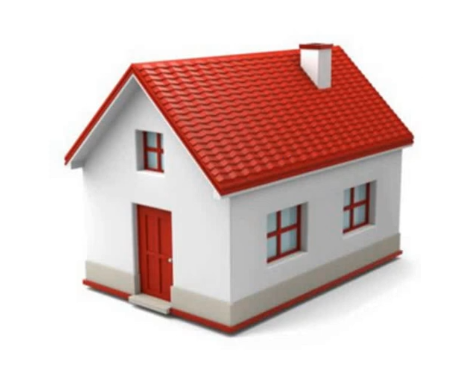
#> input picture Feature Matching algorthim/img1.png, 472 x 366 px
$ python 'Brute-Force Matching with SIFT Descriptors and Ratio Test.py'
#> lines starting #> are read from the running program, lines starting #| are printed output that depends on the picture
import numpy as np
import cv2 as cv
import matplotlib.pyplot as plt
img1 = cv.imread('img1.png',cv.IMREAD_GRAYSCALE)          # queryImage
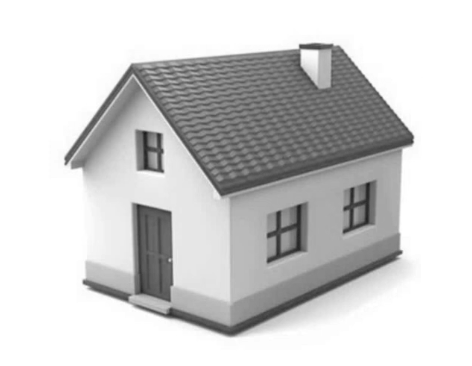
#> img1: shape (366, 472); min 28, max 255, mean 207.4
img2 = cv.imread('img.png',cv.IMREAD_GRAYSCALE) # trainImage
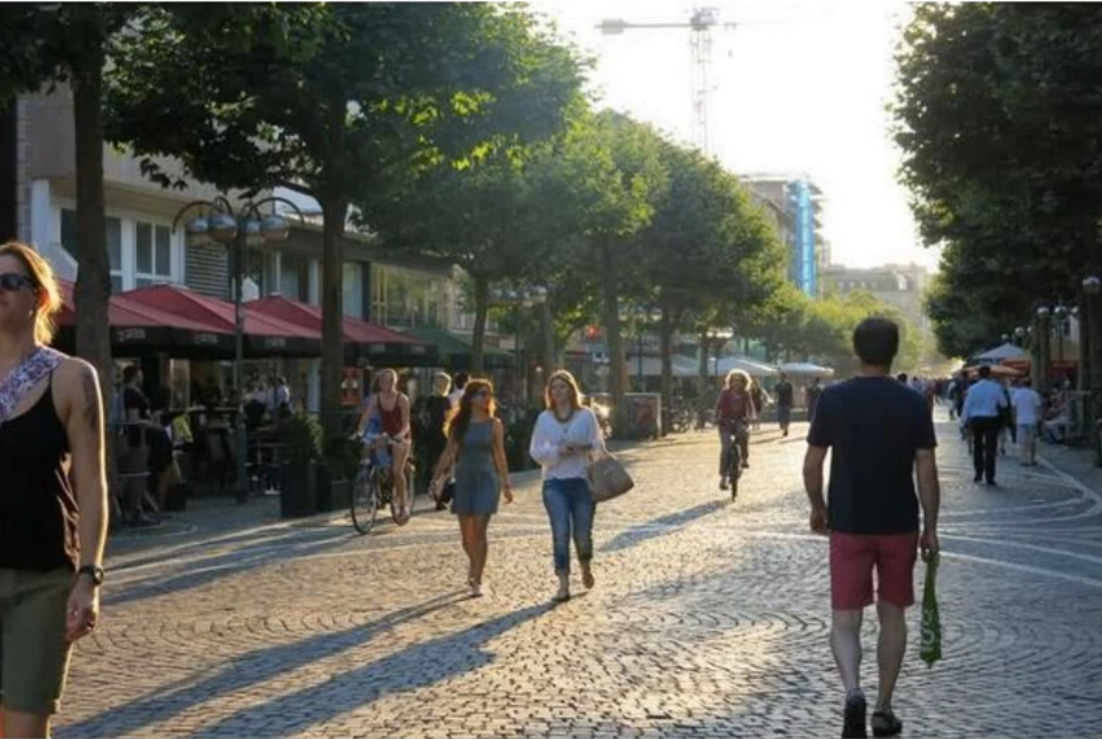
#> input picture Feature Matching algorthim/img.png, 1102 x 739 px
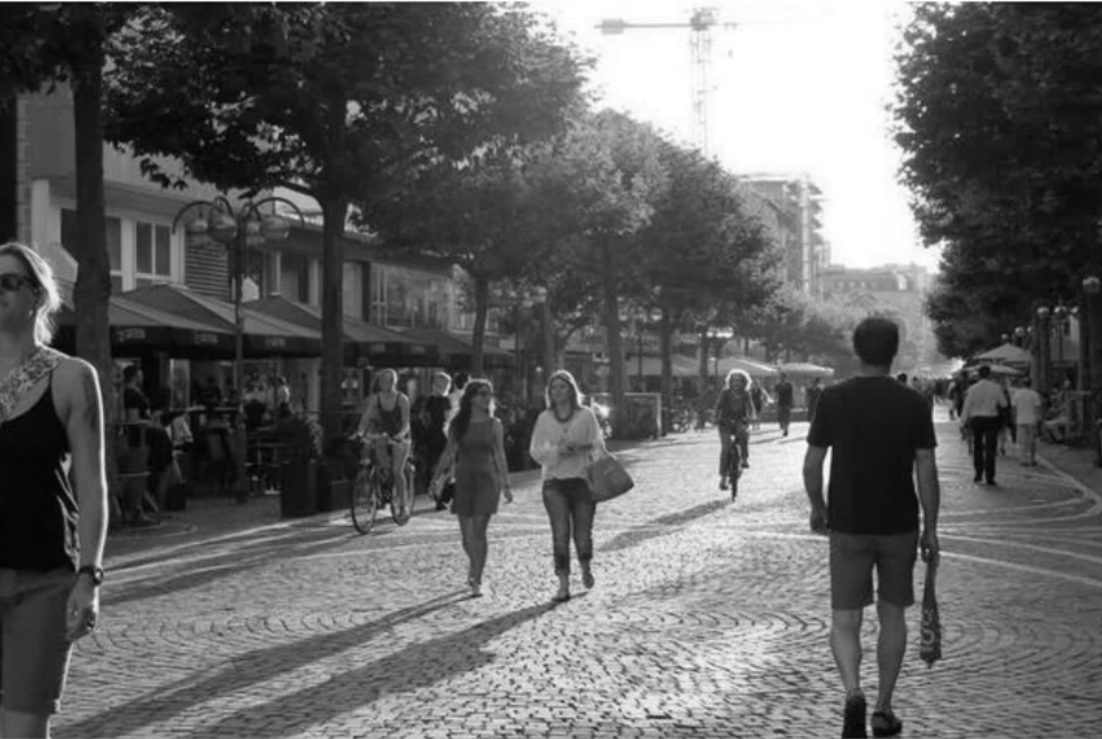
#> img2: shape (739, 1102); min 1, max 255, mean 99.7
# Initiate SIFT detector
sift = cv.SIFT_create()
# find the keypoints and descriptors with SIFT
kp1, des1 = sift.detectAndCompute(img1,None)
#> kp1 = 642 keypoints; strongest (x, y, size): (302, 46, 4), (172, 314, 8.1), (408, 139, 9.2), (149, 152, 20.6)
kp2, des2 = sift.detectAndCompute(img2,None)
#> kp2 = 6910 keypoints; strongest (x, y, size): (958, 364, 8.4), (940, 415, 13.9), (782, 458, 42.7), (732, 464, 20.1)
# BFMatcher with default params
bf = cv.BFMatcher()
matches = bf.knnMatch(des1,des2,k=2)
#> matches = 642 matches
print(len(matches))
#| 642
# Apply ratio test
good = []
for m,n in matches:
    if m.distance < 0.75*n.distance:
        good.append([m])
#> after the loop, good = 11 matches
# cv.drawMatchesKnn expects list of lists as matches.
print(len(good))
#| 11
img3 = cv.drawMatchesKnn(img1,kp1,img2,kp2,good,None,flags=cv.DrawMatchesFlags_NOT_DRAW_SINGLE_POINTS)
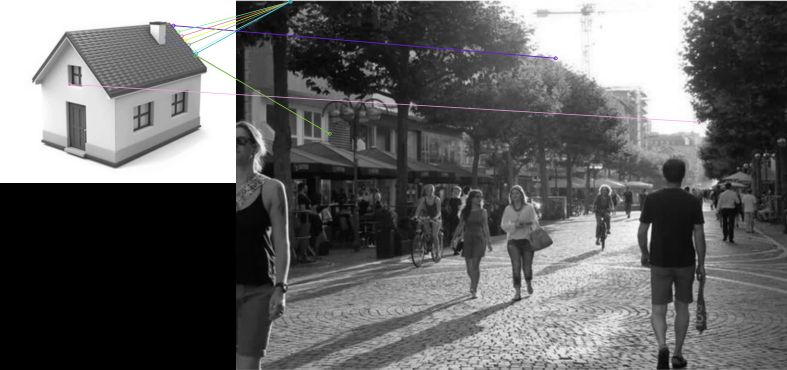
#> img3: shape (739, 1574, 3) (shown at 1/2 size); mean of channels 0, 1, 2 100.9, 100.7, 100.8; drawn as B, G, R
plt.imshow(img3),plt.show()
